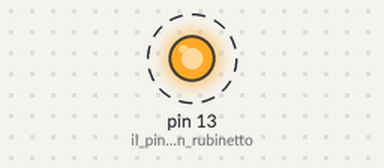
Recording of a sketch running on a simulated Arduino Uno, built with avr-gcc and run on an emulated ATmega328P. On the bench: output pins drawn as LEDs (lit = HIGH). Dashed ring = blinking.

Above: at 0.5 s.
Timing chart, 0 to 4.6 s (numbered marks = the images above):
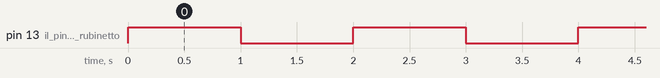

Measured:
- by itself, pin 13 (il_pin_13_è_un_rubinetto): alternates HIGH for 1.0 s and LOW for 1.0 s

The sketch:

lab01_blink.ino
```cpp
void setup() {
  pinMode(13, OUTPUT);  // il pin 13 è un rubinetto
}

void loop() {
  digitalWrite(13, HIGH);  // apri l'acqua
  delay(1000);             // aspetta un secondo
  digitalWrite(13, LOW);   // chiudi l'acqua
  delay(1000);             // aspetta un secondo
}
```
